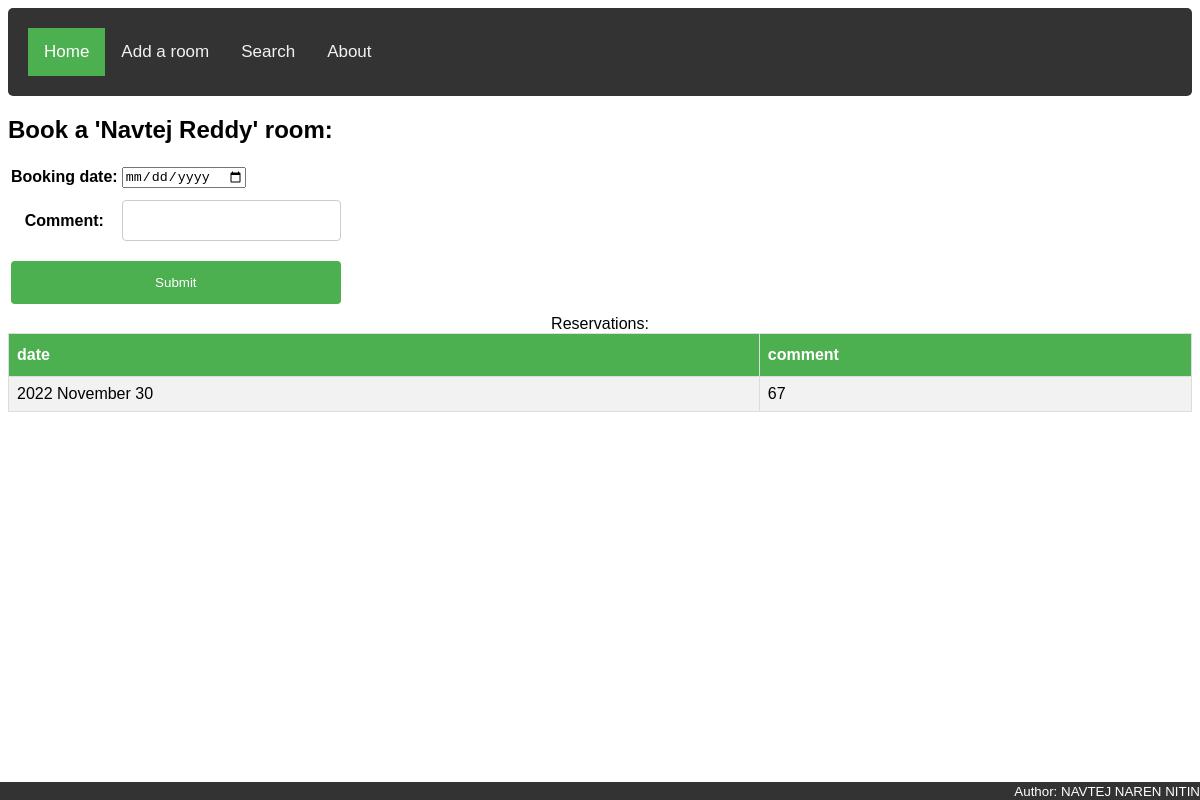
Page /room/reserve/1/ on the committed database.
### reservation/models.py (models this page shows)
class Room(models.Model):
    name = models.CharField(max_length=255, unique=True)
    capacity = models.SmallIntegerField()
    projector = models.BooleanField()

class Reservation(models.Model):
    date = models.DateField()
    room = models.ForeignKey('Room', on_delete=models.CASCADE, related_name='reservations')
    comment = models.CharField(max_length=128, blank=True)
    class Meta:
        unique_together = ('date', 'room',)

### reservation/views.py (the view, shortened to what this page needs)
# urls.py: path('room/reserve/<int:room_id>/', views.room_reserve_by_id_view, name="room-reserve"),
def room_reserve_by_id_view(request, room_id):
    try:
        room = Room.objects.get(pk=room_id)
    except Room.DoesNotExist:
        raise Http404
    else:
        today = datetime.now().date()
        reservations = [_ for _ in room.reservations.order_by('date') if _.date >= today]
        if request.method == 'GET':
            return render(request, 'reservation/room_reserve.html', context={
                'room': room,
                'reservations': reservations,
            })

### reservation/templates/reservation/room_reserve.html (shortened to what this page needs)
{% extends "reservation/base.html" %}
{% block content %} {{ block.super }}
    <h2>Book a '{{ room.name }}' room:</h2>
    <form method="post">{% csrf_token %}
        <table>
            <tr>
                <th><label for="id_date">Booking date:</label></th>
                <td><input type="date" id="id_date" name="date" required min="{% now "Y-m-d" %}">
                        </td>
            </tr>
            <tr>
                <th><label for="id_comment">Comment:</label></th>
                <td><input type="text" name="comment" maxlength="128" id="id_comment"></td>
            </tr>
            <tr>
                <td colspan="2">
                    <button type="submit">Submit</button>
                </td>
            </tr>
        </table>
    </form>
    <table id="customers">
        <caption>Reservations:</caption>
        <tr>
            <th>date</th>
            <th>comment</th>
        </tr>
        {% for obj in reservations %}
            <tr>
                <td>{{ obj.date|date:"Y F j" }}</td>
                <td>{{ obj.comment }}</td>
            </tr>
        {% empty %}
            <tr>
                <td colspan="2">No future bookings for room {{ room.name }}.</td>
            </tr>
        {% endfor %}
    </table>
{% endblock %}

### reservation/static/reservation/css/base.css (style rules this page uses)
#customers { font-family: "Trebuchet MS", Arial, Helvetica, sans-serif; border-collapse: collapse; width: 100%; }
#customers td, #customers th { border: 1px solid #ddd; padding: 8px; }
#customers tr:nth-child(even) { background-color: #f2f2f2; }
#customers th { padding-top: 12px; padding-bottom: 12px; text-align: left; background-color: #4CAF50; color: white; }
input[type=text], input[type=textarea], input[type=number], select { width: 100%; padding: 12px 20px; margin: 8px 0; display: inline-block; border: 1px solid #ccc; border-radius: 4px; box-sizing: border-box; }
button[type=submit] { width: 100%; background-color: #4CAF50; color: white; padding: 14px 20px; margin: 8px 0; border: none; border-radius: 4px; cursor: pointer; }
body { font-family: Arial, Helvetica, sans-serif; }

### rows in the picture
Room: name "Navtej Reddy"
Reservation: date "2022 November 30", comment "67"
